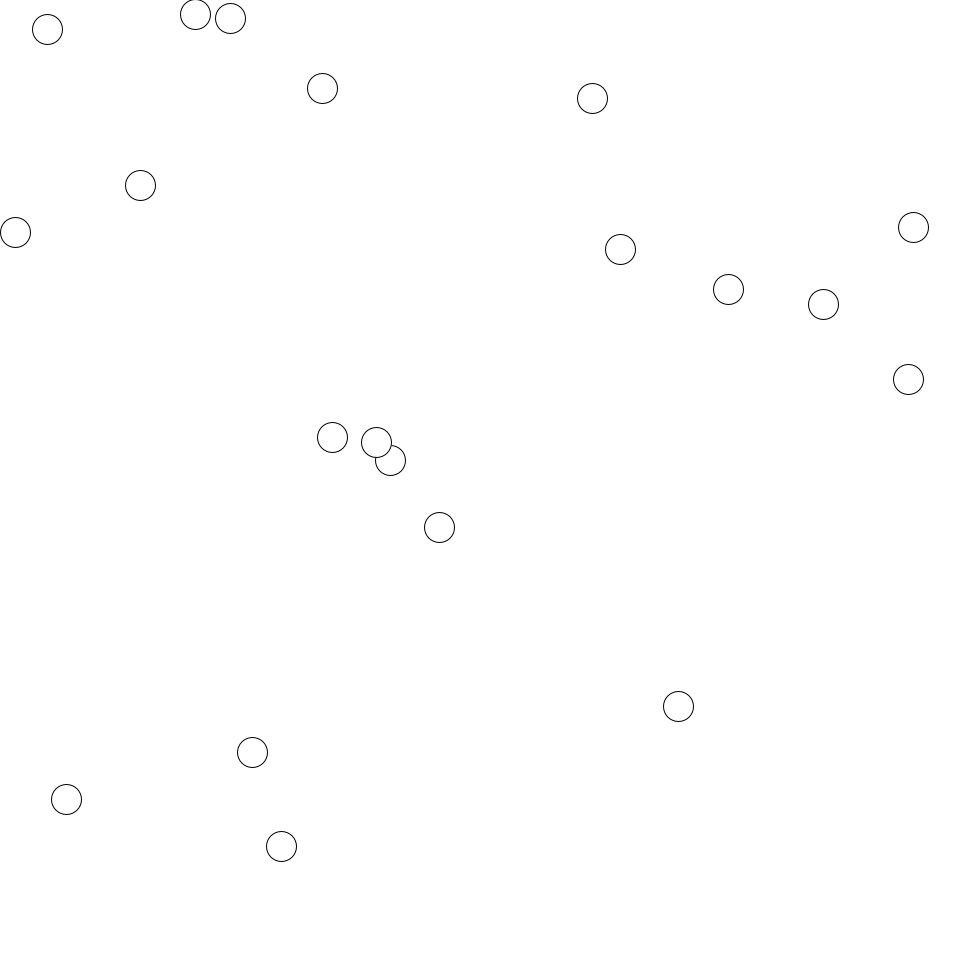
Frame 1 (no input)
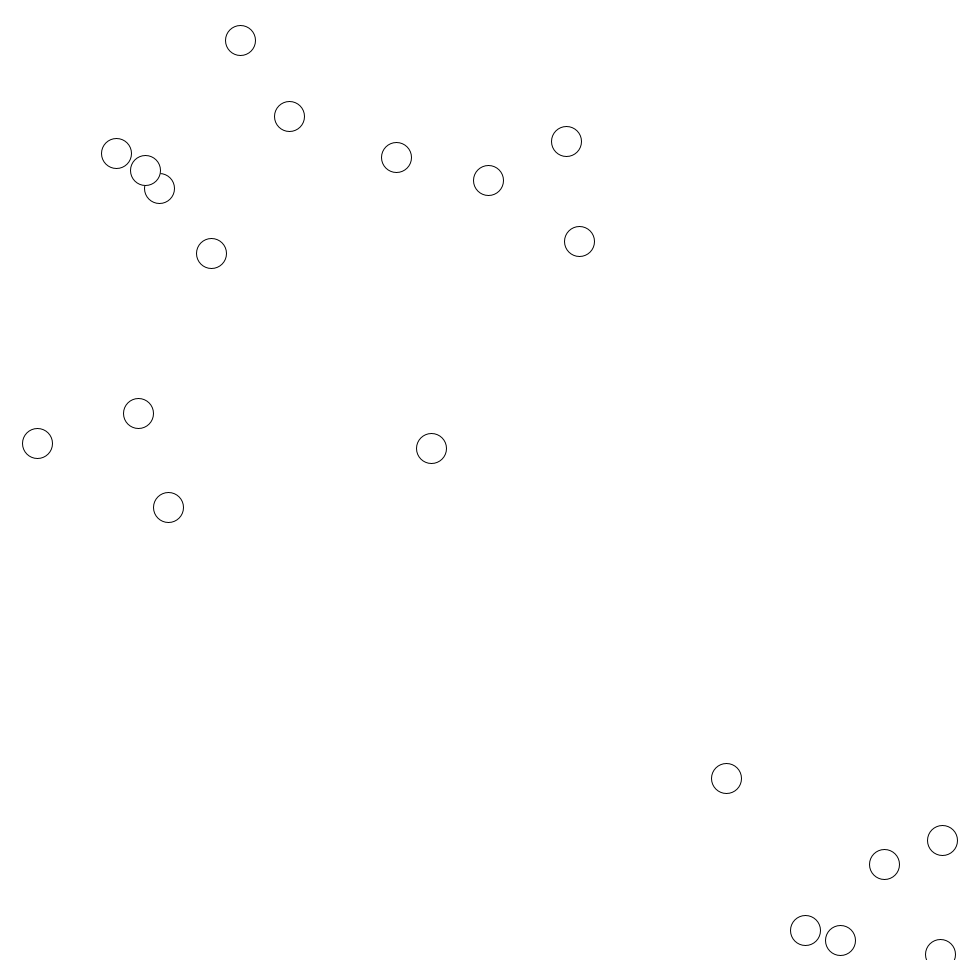
Frame 60 (the mouse pressed at the canvas centre just before this capture)
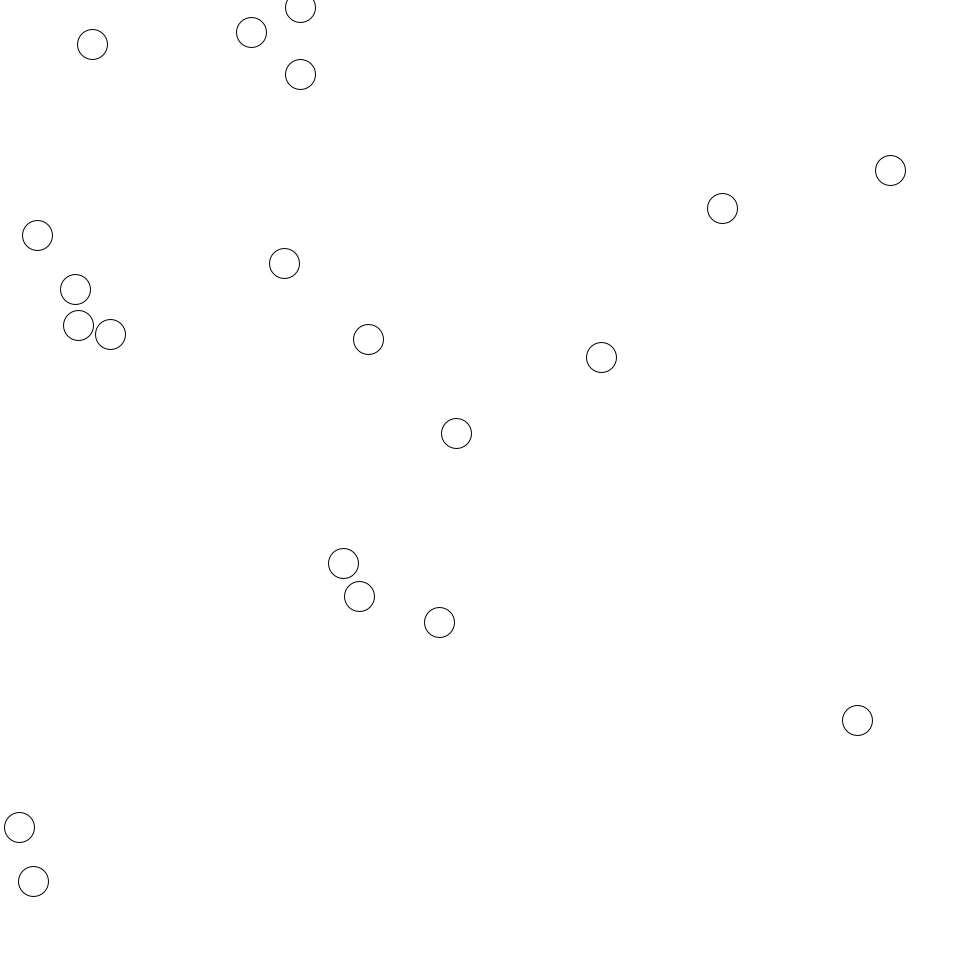
Frame 120 (the mouse held since frame 60 and released just before this capture)

The Processing sketch that drew these frames (run headless with seeded random() and noise(); from frame 60 on, the mouse is pressed at the canvas centre):

// Processing sketch: mouse_acc1
// ── mouse_acc1.pde
class Mover {

  PVector location;
  PVector acceleration;
  PVector velocity;
  PVector dir;
  float topspeed;

  Mover () {
    location = new PVector(random(width), random(height));
    velocity= new PVector(0, 0);
    acceleration= new PVector(0, 0);
    topspeed=10;
  }

  void update() {

    PVector mouse=new PVector(mouseX, mouseY);
    dir=PVector.sub(mouse, location);
    dir.normalize();
    dir.mult(0.2);
    acceleration=dir;
    velocity.add(acceleration);
    location.add(velocity);
    velocity.limit(topspeed);
  }



  void display() {
    ellipse(location.x, location.y, 30, 30);
  }

  void checkEdges() {
    if (location.x>width) {
      location.x=0;
    } else if (location.x<0) {
      location.x=width;
    }
    if (location.y>height) {
      location.y=0;
    } else if (location.y<0) {
      location.y=height;
    }
  }
}
Mover[] movers=new Mover[20];

void setup() {
  size(960, 960);
  for (int i=0; i<20; i++) {
    movers[i] =new Mover();//实例化数组中的每个对象
  }
}

void draw() {
   background(255);
  for (int i=0; i<20; i++) {
    
    movers[i].update();
    movers[i].checkEdges();
    movers[i].display();
  }
}
